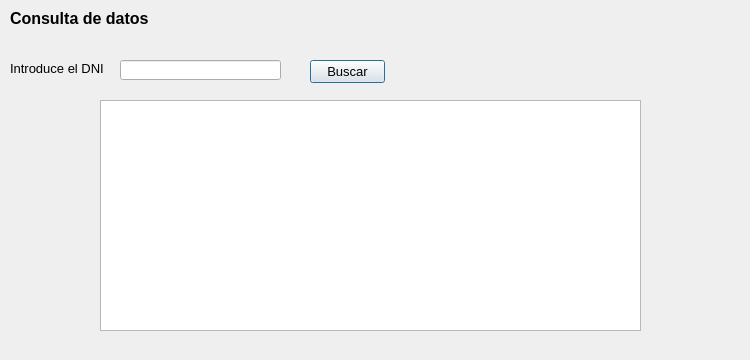
<?xml version="1.0" encoding="UTF-8"?>
<ui version="4.0">
 <class>InterfazConsultar</class>
 <widget class="QDialog" name="InterfazConsultar">
  <property name="geometry">
   <rect>
    <x>0</x>
    <y>0</y>
    <width>750</width>
    <height>360</height>
   </rect>
  </property>
  <property name="windowTitle">
   <string>Dialog</string>
  </property>
  <widget class="QPushButton" name="buscar">
   <property name="geometry">
    <rect>
     <x>310</x>
     <y>60</y>
     <width>75</width>
     <height>23</height>
    </rect>
   </property>
   <property name="font">
    <font>
     <pointsize>10</pointsize>
    </font>
   </property>
   <property name="text">
    <string>Buscar</string>
   </property>
  </widget>
  <widget class="QLineEdit" name="ndni">
   <property name="geometry">
    <rect>
     <x>120</x>
     <y>60</y>
     <width>161</width>
     <height>20</height>
    </rect>
   </property>
   <property name="font">
    <font>
     <pointsize>10</pointsize>
    </font>
   </property>
  </widget>
  <widget class="QTextBrowser" name="datos">
   <property name="geometry">
    <rect>
     <x>100</x>
     <y>100</y>
     <width>541</width>
     <height>231</height>
    </rect>
   </property>
  </widget>
  <widget class="QLabel" name="label_2">
   <property name="geometry">
    <rect>
     <x>10</x>
     <y>60</y>
     <width>101</width>
     <height>16</height>
    </rect>
   </property>
   <property name="font">
    <font>
     <pointsize>10</pointsize>
    </font>
   </property>
   <property name="text">
    <string>Introduce el DNI</string>
   </property>
  </widget>
  <widget class="QLabel" name="label">
   <property name="geometry">
    <rect>
     <x>10</x>
     <y>10</y>
     <width>171</width>
     <height>16</height>
    </rect>
   </property>
   <property name="font">
    <font>
     <pointsize>12</pointsize>
     <weight>75</weight>
     <bold>true</bold>
    </font>
   </property>
   <property name="text">
    <string>Consulta de datos</string>
   </property>
  </widget>
 </widget>
 <resources/>
 <connections/>
</ui>
